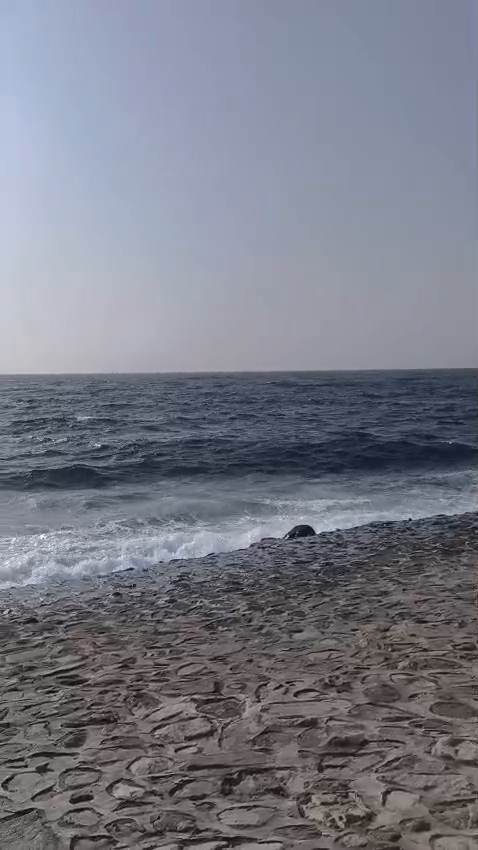
#> input picture frame 13 of Chapter 02/images/input.mp4, 478 x 850 px
$ python 03_ReadingVideo.py
#> lines starting #> are read from the running program, lines starting #| are printed output that depends on the picture; after the words box and inside, x2 and y2 are one past the last pixel; in counts of white or black regions, pixels touching at a corner belong together
import cv2

# Path to video file
video_path = "Chapter 02/images/input.mp4"

cap = cv2.VideoCapture(video_path)

# Check if video opened successfully
if not cap.isOpened():
    print("Error: Could not open video.")
    exit()

# Get video properties
fps = cap.get(cv2.CAP_PROP_FPS)
width = int(cap.get(cv2.CAP_PROP_FRAME_WIDTH))
height = int(cap.get(cv2.CAP_PROP_FRAME_HEIGHT))

print("FPS:", fps)
print("Resolution:", width, "x", height)

# Create VideoWriter to save output
fourcc = cv2.VideoWriter_fourcc(*"mp4v")

out = cv2.VideoWriter("Chapter 02/images/output.mp4", fourcc, fps, (width, height))
out2 = cv2.VideoWriter("Chapter 02/images/output_gray.mp4", fourcc, fps, (width, height))

# Read, Display, and Save frames
while True:
    ret, frame = cap.read()
#> frame is the input picture: shape (850, 478, 3); mean B, G, R 133.8, 122.4, 119.5

    if not ret:
        print("End of video reached.")
        break

    # Flip frame
    flipped_frame = cv2.flip(frame, -1)
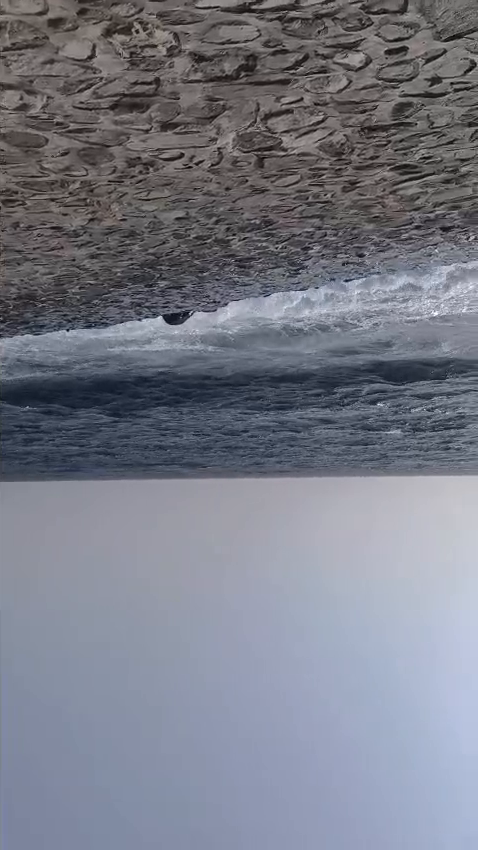
#> flipped_frame: shape (850, 478, 3); mean B, G, R 133.8, 122.4, 119.5

    # Grayscale frame
    gray_frame = cv2.cvtColor(frame, cv2.COLOR_BGR2GRAY)
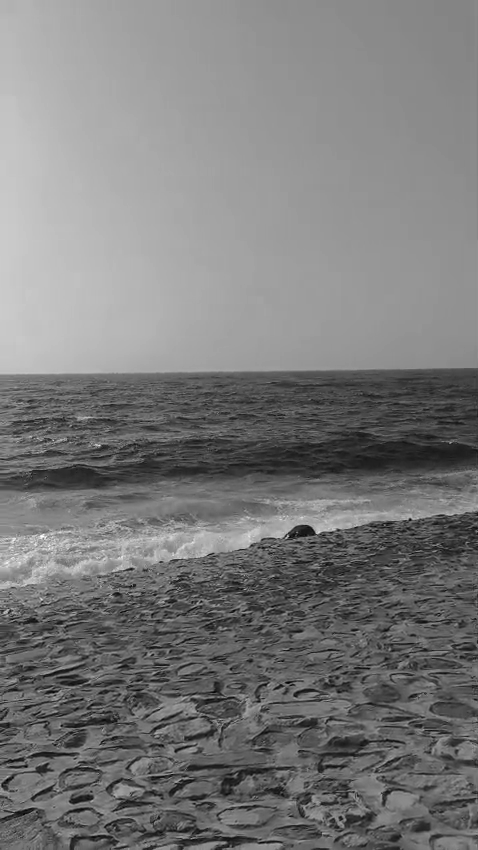
#> gray_frame: shape (850, 478); min 1, max 255, mean 122.7
    gray_frame_bgr = cv2.cvtColor(gray_frame, cv2.COLOR_GRAY2BGR)

    # ----------------------------
    # Add FPS text to both frames
    # ----------------------------
    text = f"FPS: {fps:.2f}"
    cv2.putText(flipped_frame, text, (20, 40),
                cv2.FONT_HERSHEY_SIMPLEX, 1.0, (0, 255, 0), 2)
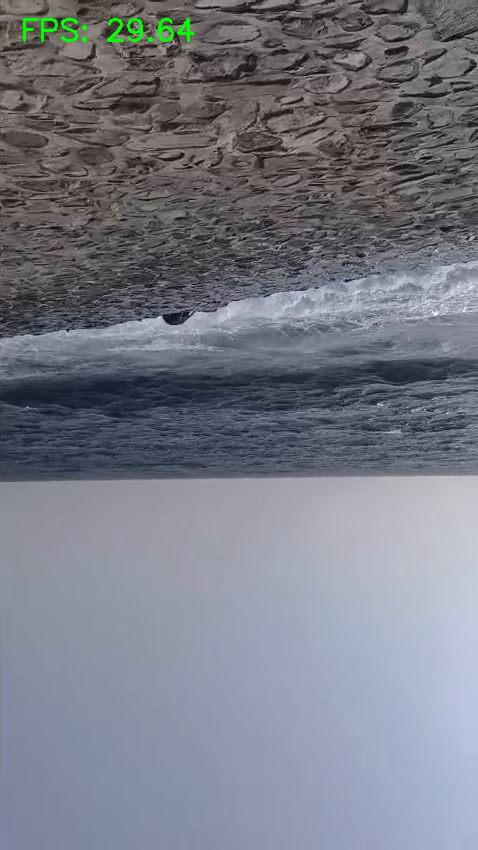
#> flipped_frame: shape (850, 478, 3); 0.3% of pixels changed, all inside (x1, y1, x2, y2) = (23, 18, 195, 42)

    cv2.putText(gray_frame_bgr, text, (20, 40),
                cv2.FONT_HERSHEY_SIMPLEX, 1.0, (0, 255, 0), 2)
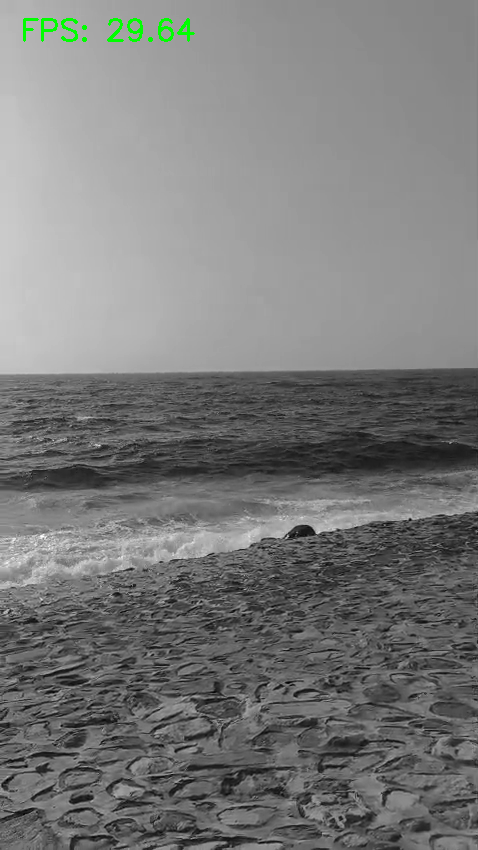
#> gray_frame_bgr: shape (850, 478, 3); mean B, G, R 122.2, 123, 122.2

    # Show video
    cv2.imshow("Video", flipped_frame)

    # Save videos
    out.write(flipped_frame)
    out2.write(gray_frame_bgr)

    # Quit manually
    if cv2.waitKey(25) & 0xFF == ord('q'):
#> (key q is pressed here)
        break

cap.release()
out.release()
out2.release()
cv2.destroyAllWindows()

$ run again, starting later in the video
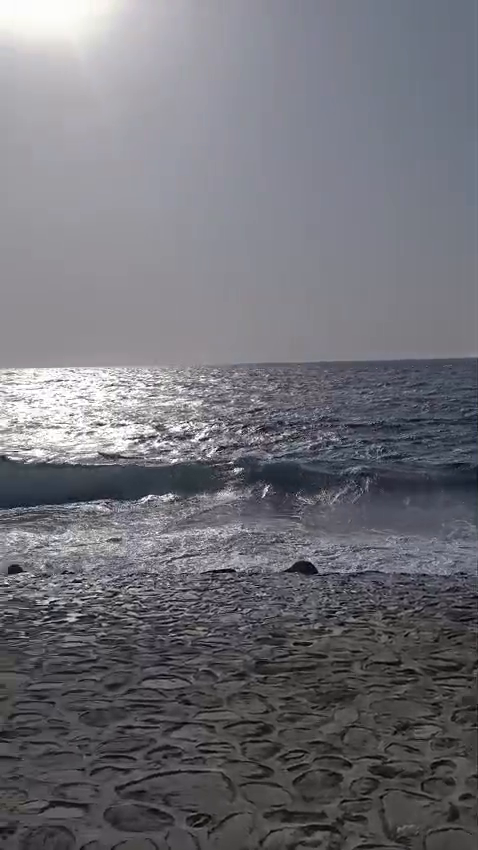
#> input picture frame 58 of Chapter 02/images/input.mp4, 478 x 850 px
#> frame is the input picture: shape (850, 478, 3); mean B, G, R 118.3, 112.2, 112.5
#> `cv2.putText(flipped_frame, text, (20, 40), cv2.FONT_HERSHEY_SIMPLEX, 1..`:
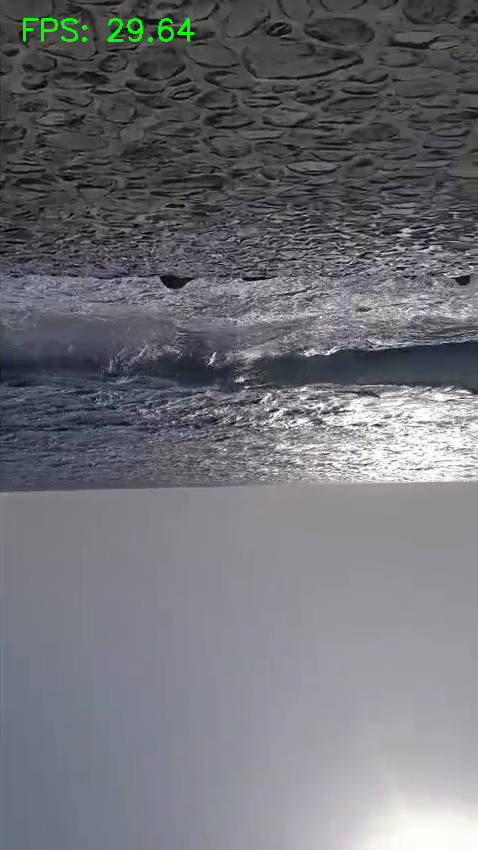
#> flipped_frame: shape (850, 478, 3); mean B, G, R 118.2, 112.8, 112.3
#> `cv2.putText(gray_frame_bgr, text, (20, 40), cv2.FONT_HERSHEY_SIMPLEX, ..`:
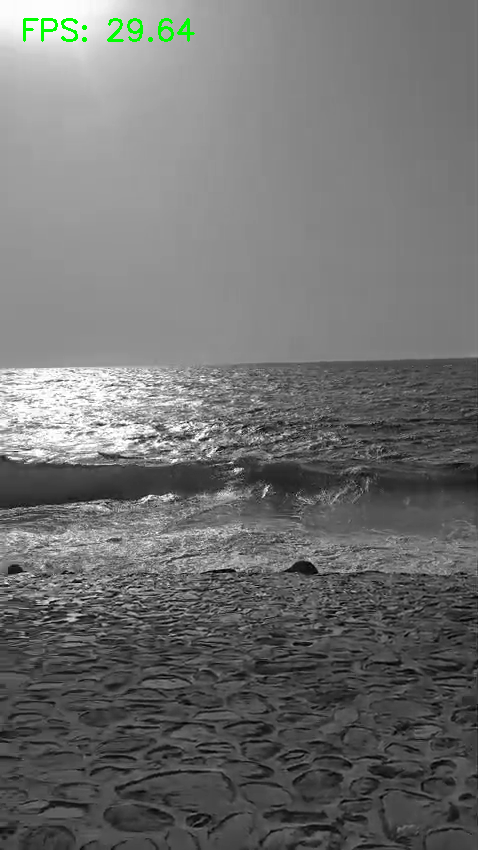
#> gray_frame_bgr: shape (850, 478, 3); mean B, G, R 112.3, 113.1, 112.3

$ run again, starting later in the video
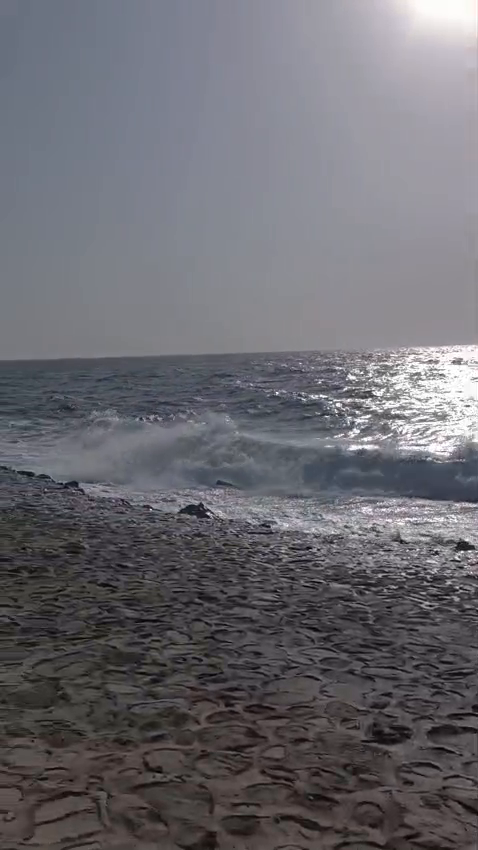
#> input picture frame 104 of Chapter 02/images/input.mp4, 478 x 850 px
#> frame is the input picture: shape (850, 478, 3); mean B, G, R 111.2, 105.5, 106.5
#> `cv2.putText(flipped_frame, text, (20, 40), cv2.FONT_HERSHEY_SIMPLEX, 1..`:
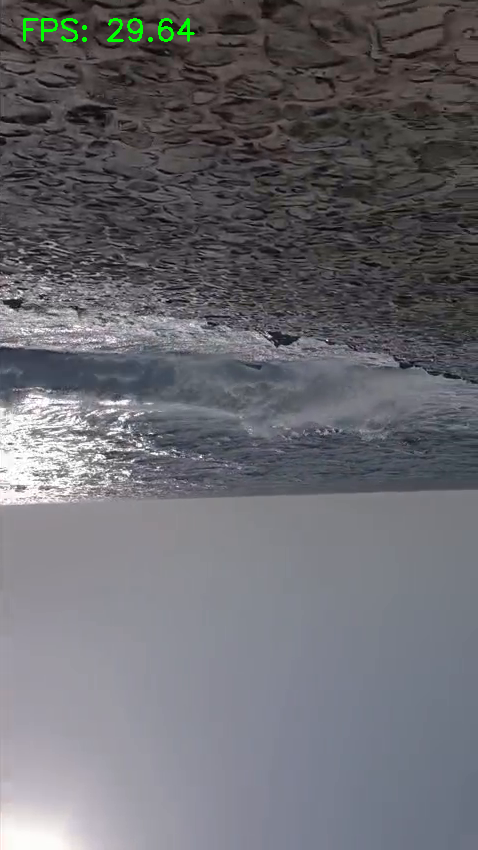
#> flipped_frame: shape (850, 478, 3); mean B, G, R 111.1, 106, 106.3
#> `cv2.putText(gray_frame_bgr, text, (20, 40), cv2.FONT_HERSHEY_SIMPLEX, ..`:
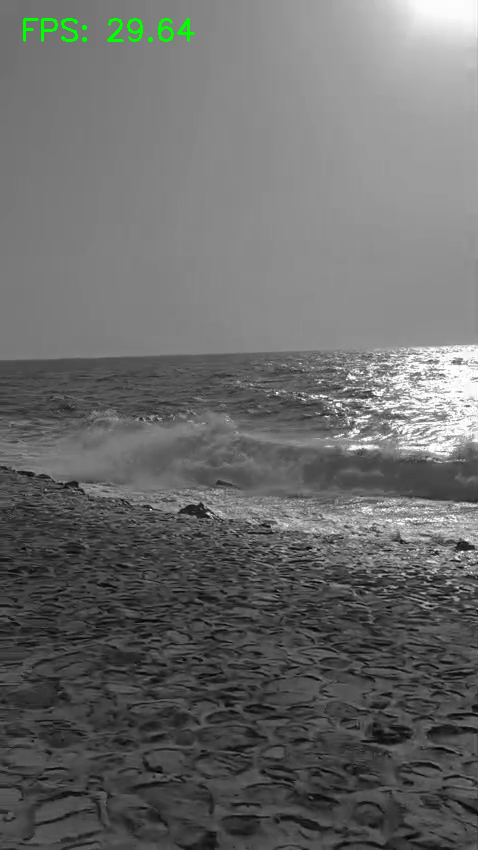
#> gray_frame_bgr: shape (850, 478, 3); mean B, G, R 106, 106.8, 106
